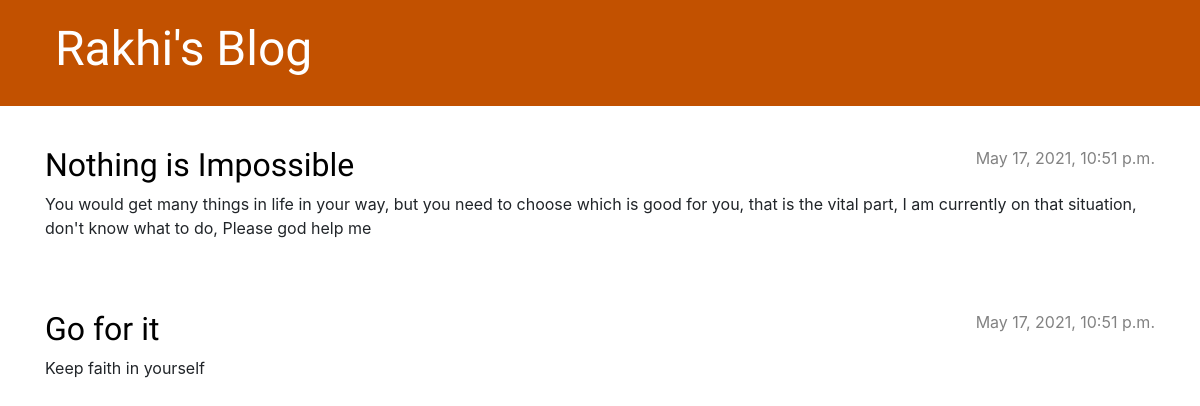
The app's page /, older data.
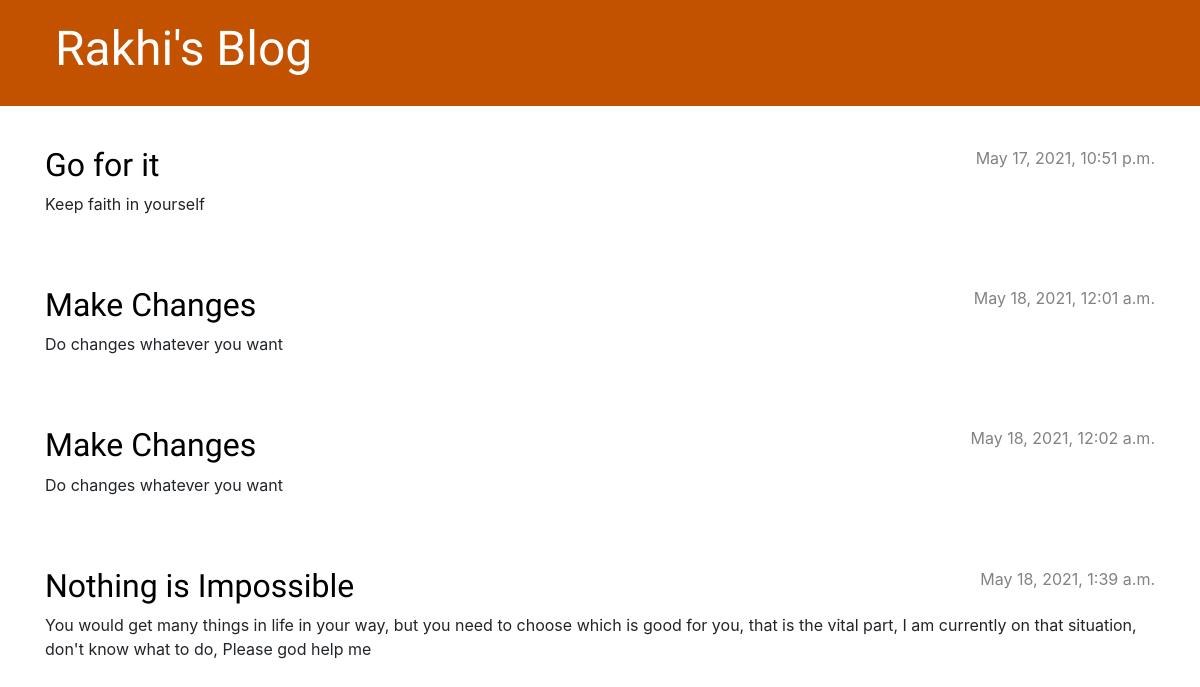
The same page, newer data.
### blog/models.py (models this page shows, shortened)
class POST(models.Model):
    author = models.ForeignKey(settings.AUTH_USER_MODEL,on_delete=models.CASCADE)
    title = models.CharField(max_length=200)
    text = models.TextField()
    created_date = models.DateTimeField(default=timezone.now)
    published_date = models.DateTimeField(blank=True, null=True)

### blog/views.py (the view)
# urls.py: path('',post_list, name='post_list'),
def post_list(request):
    posts = POST.objects.filter(published_date__lte=timezone.now()).order_by('published_date')
    return render(request, 'blog/post_list.html',{'posts': posts})

### blog/templates/blog/post_list.html
{% extends 'blog/base.html' %}
{% load static %}
{% block content %}
{% for post in posts %}
    <article class="post">
        <time class="date">
            {{ post.published_date }}
        </time>
        <h2><a href="{% url 'post_detail' pk=post.pk %}">{{ post.title }}</a></h2>
        <p>{{ post.text|linebreaksbr }}</p>
    </article>
{% endfor %}
{% endblock %}

### blog/templates/blog/base.html (shortened to what this page needs)
{% load static %}
<!DOCTYPE html>
<html>
    <head>
        <link rel="stylesheet" href="https://cdn.jsdelivr.net/npm/bootstrap@4.5.3/dist/css/bootstrap.min.css">
        <link rel="stylesheet" href="{% static 'css/blog.css' %}">
    </head>
    <body>
        <header class="page-header">
        <div class="container">
            <h1><a href="/">Rakhi's Blog</a></h1>
        </div>
        </header>
        <main class="container">
            <div class="row">
                <div class="col">
                {% block content %}
                {% endblock %}
                </div>
            </div>
        </main>
    </body>
</html>

### blog/static/css/blog.css (style rules this page uses)
.page-header { background-color: #C25100; margin-top: 0; margin-bottom: 40px; padding: 20px 20px 20px 40px; }
.page-header h1, .page-header h1 a, .page-header h1 a:visited, .page-header h1 a:active { color: #ffffff; font-size: 36pt; text-decoration: none; }
h1, h2, h3, h4 { font-family: 'Lobster', cursive; }
.date { color: #828282; }
.post { margin-bottom: 70px; }
.post h2 a, .post h2 a:visited { color: #000000; }
.post>.date, .post>.actions { float: right; }

Row changes from the older to the newer data that the page shows:
shown differently, row unchanged: POST "Go for it": moves up the list
added POST: published_date "May 18, 2021, 12:01 a.m.", title "Make Changes", text "Do changes whatever you want"
added POST: published_date "May 18, 2021, 12:02 a.m.", title "Make Changes", text "Do changes whatever you want"
changed POST "Nothing is Impossible": published_date "May 17, 2021, 10:51 p.m." → "May 18, 2021, 1:39 a.m."
